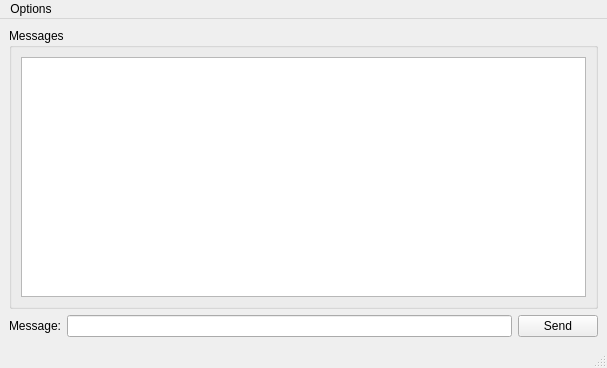
<?xml version="1.0" encoding="UTF-8"?>
<ui version="4.0">
 <class>MainWindow</class>
 <widget class="QMainWindow" name="MainWindow">
  <property name="geometry">
   <rect>
    <x>0</x>
    <y>0</y>
    <width>607</width>
    <height>368</height>
   </rect>
  </property>
  <property name="acceptDrops">
   <bool>false</bool>
  </property>
  <property name="windowTitle">
   <string>Client</string>
  </property>
  <widget class="QWidget" name="centralwidget">
   <layout class="QVBoxLayout" name="verticalLayout_2">
    <item>
     <widget class="QGroupBox" name="groupBox">
      <property name="title">
       <string>Messages</string>
      </property>
      <layout class="QVBoxLayout" name="verticalLayout">
       <item>
        <widget class="QListWidget" name="lstMessage"/>
       </item>
      </layout>
     </widget>
    </item>
    <item>
     <layout class="QHBoxLayout" name="horizontalLayout">
      <item>
       <widget class="QLabel" name="label">
        <property name="text">
         <string>Message:</string>
        </property>
       </widget>
      </item>
      <item>
       <widget class="QLineEdit" name="lnMessage"/>
      </item>
      <item>
       <widget class="QPushButton" name="btnSend">
        <property name="text">
         <string>Send</string>
        </property>
       </widget>
      </item>
     </layout>
    </item>
   </layout>
  </widget>
  <widget class="QMenuBar" name="menubar">
   <property name="geometry">
    <rect>
     <x>0</x>
     <y>0</y>
     <width>607</width>
     <height>25</height>
    </rect>
   </property>
   <widget class="QMenu" name="menuOptions">
    <property name="title">
     <string>Options</string>
    </property>
    <addaction name="separator"/>
    <addaction name="actionConnect"/>
    <addaction name="actionExit"/>
   </widget>
   <addaction name="menuOptions"/>
  </widget>
  <widget class="QStatusBar" name="statusbar"/>
  <action name="actionConnect">
   <property name="text">
    <string>Connect</string>
   </property>
  </action>
  <action name="actionExit">
   <property name="text">
    <string>Exit</string>
   </property>
  </action>
 </widget>
 <resources/>
 <connections/>
</ui>
